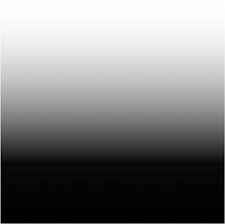
#> input picture Chapter142/blackGradient.jpg, 225 x 224 px
$ jupyter execute Chapter142.ipynb
#> lines starting #> are read from the running program, lines starting #| are printed output that depends on the picture; after the words box and inside, x2 and y2 are one past the last pixel; in counts of white or black regions, pixels touching at a corner belong together
<h1>Chapter 1.4.2 Image Thresholding</h1>

[cell 1]
import cv2
import numpy as np
from matplotlib import pyplot as plt

[cell 2]
# cv2.imread()를 통해 '흑백'으로 이미지 읽어들인다.
img = cv2.imread('blackGradient.jpg',0)
#> img is the input picture: shape (224, 225); min 0, max 255, mean 127.9
ret,thresh1 = cv2.threshold(img,127,255,cv2.THRESH_BINARY)
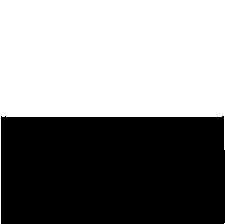
#> thresh1: shape (224, 225); 52.5% white; 1 black region, box (x1, y1, x2, y2) and area: (1, 116, 225, 224) 23938
ret,thresh2 = cv2.threshold(img,127,255,cv2.THRESH_BINARY_INV)
ret,thresh3 = cv2.threshold(img,127,255,cv2.THRESH_TRUNC)
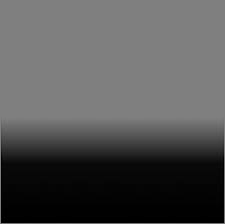
#> thresh3: shape (224, 225); min 0, max 127, mean 83.2
ret,thresh4 = cv2.threshold(img,127,255,cv2.THRESH_TOZERO)
ret,thresh5 = cv2.threshold(img,127,255,cv2.THRESH_TOZERO_INV)
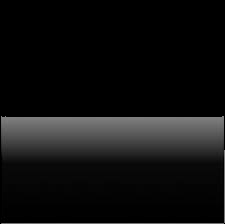
#> thresh5: shape (224, 225); min 0, max 127, mean 16.5
titles = ['Original Image','BINARY','BINARY_INV','TRUNC','TOZERO','TOZERO_INV']
images = [img, thresh1, thresh2, thresh3, thresh4, thresh5]
for i in range(6):
    plt.subplot(2,3,i+1),plt.imshow(images[i],'gray')
    plt.title(titles[i])
    plt.xticks([]),plt.yticks([])

plt.show()

[cell 3]
img = cv2.imread('./Threshold/sIMG_2168.jpg',0)
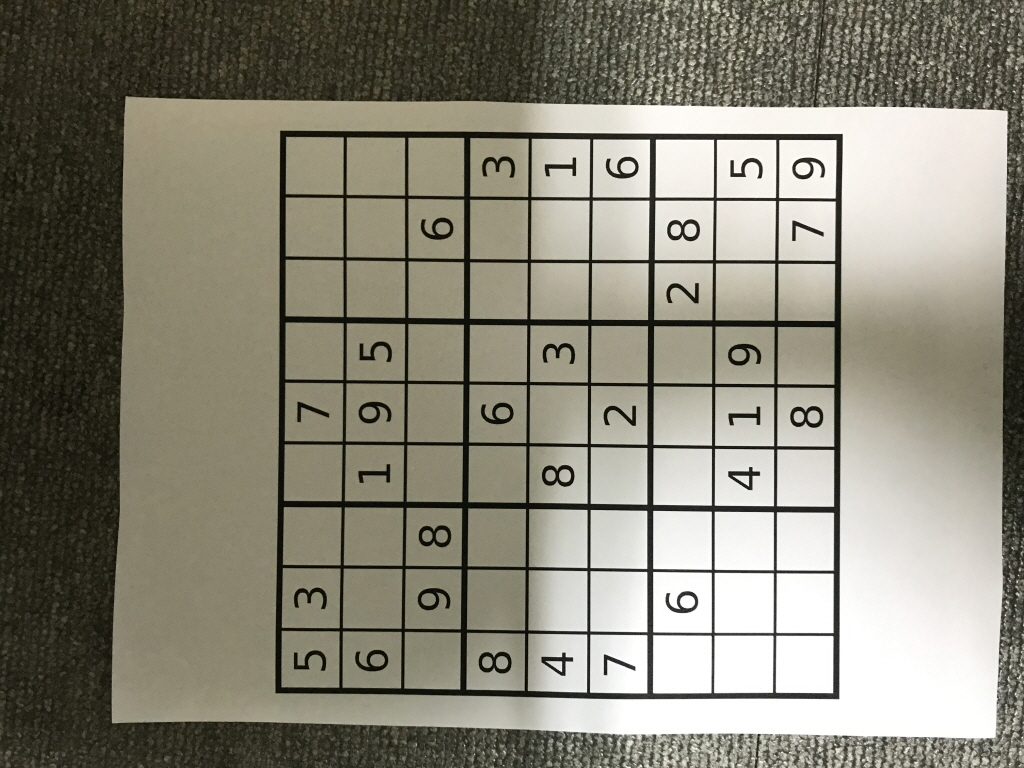
#> input picture Chapter142/Threshold/sIMG_2168.jpg, 1024 x 768 px
#> img: shape (768, 1024); min 2, max 255, mean 133.4
img = cv2.medianBlur(img,5)
ret,th1 = cv2.threshold(img,127,255,cv2.THRESH_BINARY)
#> th1: shape (768, 1024); 64% white; 152 black regions (71 under 20 px), largest, box (x1, y1, x2, y2) and area: (0, 0, 1024, 768) 217949, (275, 130, 843, 699) 51300, (418, 525, 452, 548) 458
th2 = cv2.adaptiveThreshold(img,255,cv2.ADAPTIVE_THRESH_MEAN_C, cv2.THRESH_BINARY,11,2)
#> th2: shape (768, 1024); 77.9% white; 1908 black regions (1496 under 20 px), largest, box (x1, y1, x2, y2) and area: (90, 0, 1024, 768) 53601, (275, 131, 843, 699) 49735, (715, 733, 975, 768) 3942
th3 = cv2.adaptiveThreshold(img,255,cv2.ADAPTIVE_THRESH_GAUSSIAN_C, cv2.THRESH_BINARY,11,2)
#> th3: shape (768, 1024); 80.8% white; 1998 black regions (1327 under 20 px), largest, box (x1, y1, x2, y2) and area: (275, 131, 843, 699) 48667, (99, 0, 1024, 768) 40749, (747, 734, 899, 768) 1958
titles = ['Original Image', 'Global Thresholding (v = 127)',
'Adaptive Mean Thresholding', 'Adaptive Gaussian Thresholding']
images = [img, th1, th2, th3]
for i in range(4):
    plt.subplot(2,2,i+1),plt.imshow(images[i],'gray')
    plt.title(titles[i])
    plt.xticks([]),plt.yticks([])
plt.show()

[cell 4]
# global thresholding
ret1,th1 = cv2.threshold(img,127,255,cv2.THRESH_BINARY)
# Otsu's thresholding
ret2,th2 = cv2.threshold(img,0,255,cv2.THRESH_BINARY+cv2.THRESH_OTSU)
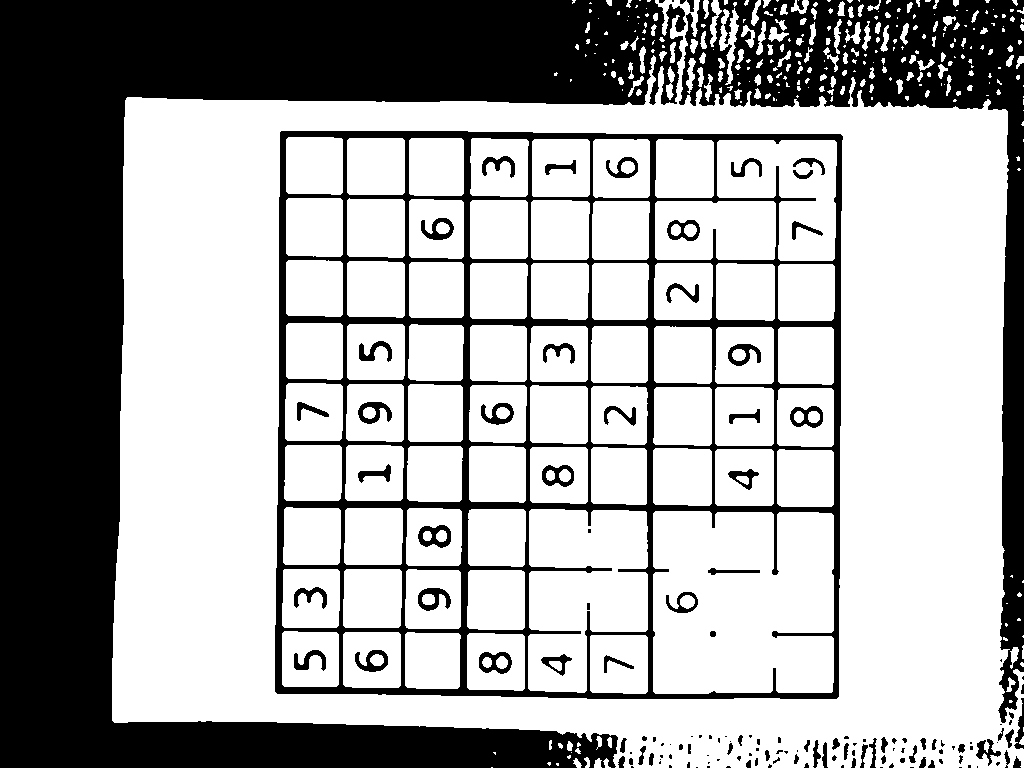
#> th2: shape (768, 1024); 66% white; 146 black regions (67 under 20 px), largest, box (x1, y1, x2, y2) and area: (0, 0, 686, 768) 167152, (275, 131, 843, 699) 48276, (679, 0, 1024, 723) 39731
#> ret2 = 113
# Otsu's thresholding after Gaussian filtering
blur = cv2.GaussianBlur(img,(5,5),0)
ret3,th3 = cv2.threshold(blur,0,255,cv2.THRESH_BINARY+cv2.THRESH_OTSU)
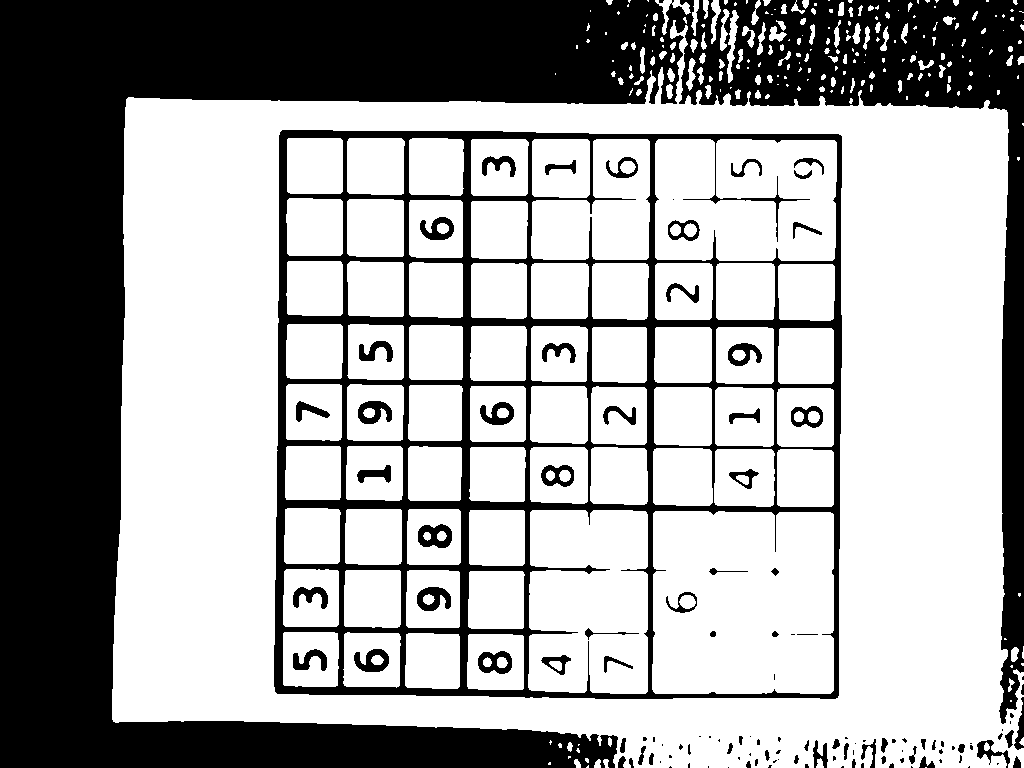
#> th3: shape (768, 1024); 65% white; 123 black regions (55 under 20 px), largest, box (x1, y1, x2, y2) and area: (0, 0, 1024, 768) 210292, (274, 130, 842, 699) 52374, (418, 524, 452, 548) 543
#> ret3 = 115
# plot all the images and their histograms
images = [img, 0, th1,
img, 0, th2,
blur, 0, th3]
titles = ['Original Noisy Image','Histogram','Global Thresholding (v=127)',
'Original Noisy Image','Histogram',"Otsu's Thresholding",
'Gaussian filtered Image','Histogram',"Otsu's Thresholding"]
for i in range(3):
    plt.subplot(3,3,i*3+1),plt.imshow(images[i*3],'gray')
    plt.title(titles[i*3]), plt.xticks([]), plt.yticks([])
    plt.subplot(3,3,i*3+2),plt.hist(images[i*3].ravel(),256)
    plt.title(titles[i*3+1]), plt.xticks([]), plt.yticks([])
    plt.subplot(3,3,i*3+3),plt.imshow(images[i*3+2],'gray')
    plt.title(titles[i*3+2]), plt.xticks([]), plt.yticks([])
plt.show()
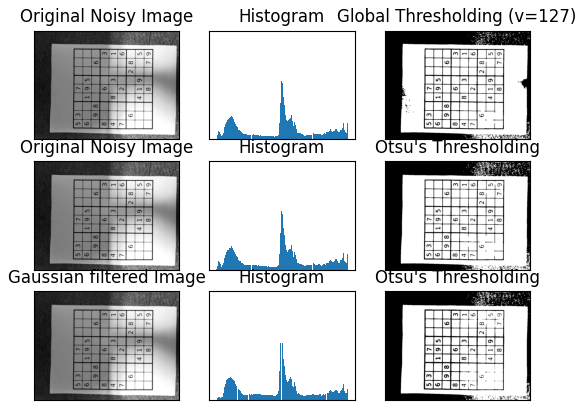
#> figure drawn by matplotlib, 9 panels

[cell 5]
img = cv2.imread('./Threshold/sIMG_2164.jpg',0)
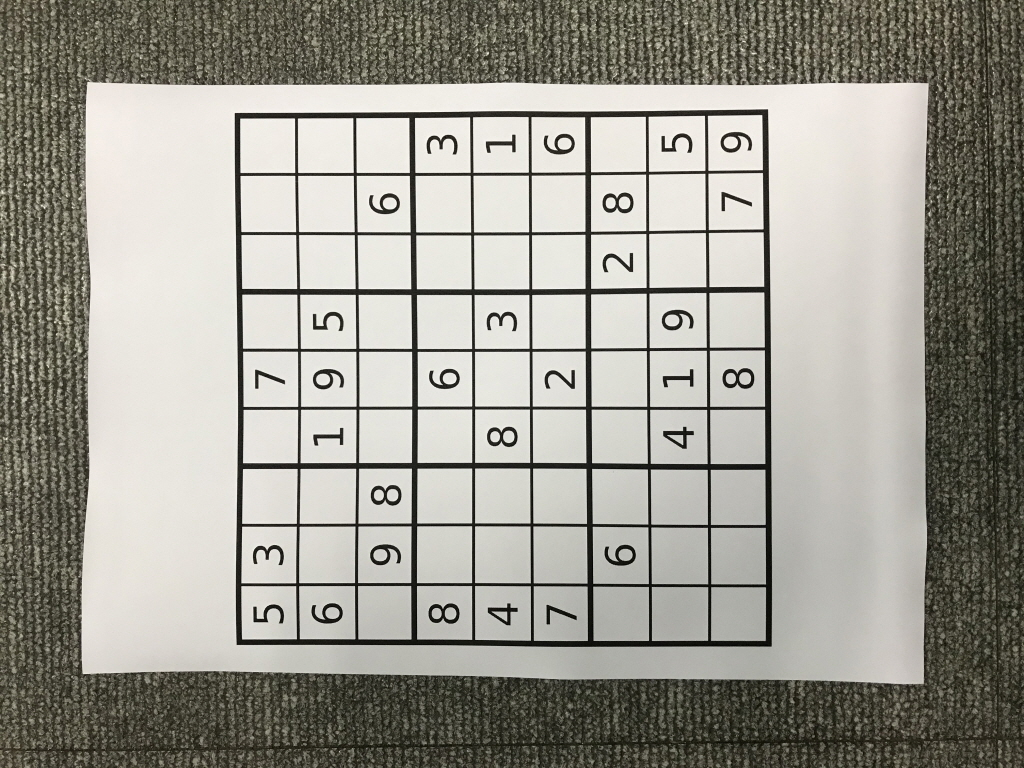
#> input picture Chapter142/Threshold/sIMG_2164.jpg, 1024 x 768 px
#> img: shape (768, 1024); min 3, max 252, mean 154.7
blur = cv2.GaussianBlur(img,(5,5),0)
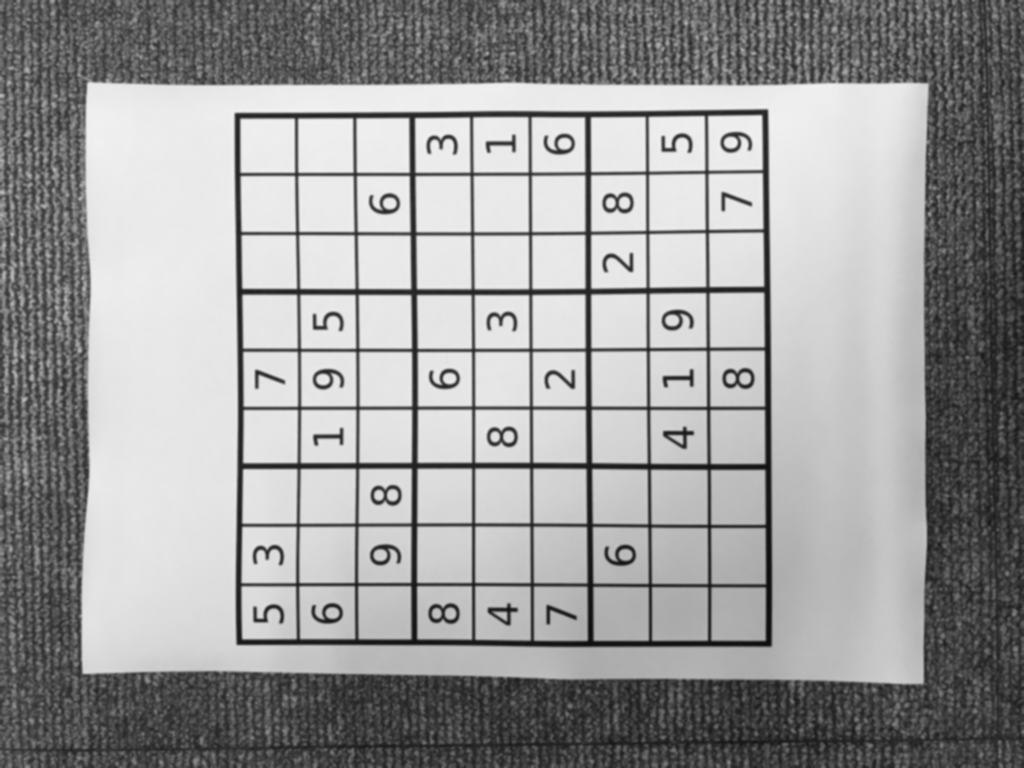
#> blur: shape (768, 1024); min 13, max 242, mean 154.7


hist = cv2.calcHist([blur],[0],None,[256],[0,256])
#> hist = 256 values, max 25892 at index 234, min 0 at index 0, mean 3072
hist_norm = hist.ravel()/hist.max()
#> hist_norm = 256 values, max 1 at index 234, min 0 at index 0, mean 0.119
Q = hist_norm.cumsum()
#> Q = 256 values from 0 to 30.37
bins = np.arange(256)
fn_min = np.inf
thresh = -1
for i in range(1,256):
    p1,p2 = np.hsplit(hist_norm,[i]) # probabilities
    q1,q2 = Q[i],Q[255]-Q[i] # cum sum of classes
    b1,b2 = np.hsplit(bins,[i]) # weights

    # finding means and variances
    m1,m2 = np.sum(p1*b1)/q1, np.sum(p2*b2)/q2
    v1,v2 = np.sum(((b1-m1)**2)*p1)/q1,np.sum(((b2-m2)**2)*p2)/q2

    # calculates the minimization function
    fn = v1*q1 + v2*q2
    if fn < fn_min:
        fn_min = fn
        thresh = i
#> this loop made 255 passes
#> (p1, q1, q2, m1, m2, v1, v2, fn) on passes 13 to 15: ([0, 0, 0, 0, 0, 0, 0, 0, 0, 0, 0, 0, 0], 3.86e-05, 30.37, 0, 154.7, 0, 5059.2, 153666), ([0, 0, 0, 0, 0, 0, 0, 0, 0, 0, 0, 0, 0, 3.86e-05], 0.00305, 30.37, 0.165, 154.7, 2.09, 5059.7, 153665.2), ([0, 0, 0, 0, 0, 0, 0, 0, 0, 0, 0, 0, 0, 3.86e-05, 0.00301], 0.0083, 30.37, 5.14, 154.8, 28.77, 5058.6, 153605.8)
#> (q1, q2, m1, m2, v1, v2, fn, fn_min) on passes 16 to 21: (0.0138, 30.36, 8.78, 154.8, 20.65, 5056.1, 153503.3, 153503.3), (0.0193, 30.35, 10.89, 154.8, 13.62, 5053.5, 153396.9, 153396.9), (0.025, 30.35, 12.1, 154.8, 10.79, 5051.1, 153293.5, 153293.5), (0.032, 30.34, 12.67, 154.9, 11.22, 5048.7, 153186.5, 153186.5), (0.0394, 30.33, 13.67, 154.9, 10.29, 5045.7, 153057.5, 153057.5), (0.046, 30.33, 14.91, 154.9, 8.62, 5042.4, 152923.3, 152923.3)
# find otsu's threshold value with OpenCV function
ret, otsu = cv2.threshold(blur,0,255,cv2.THRESH_BINARY+cv2.THRESH_OTSU)
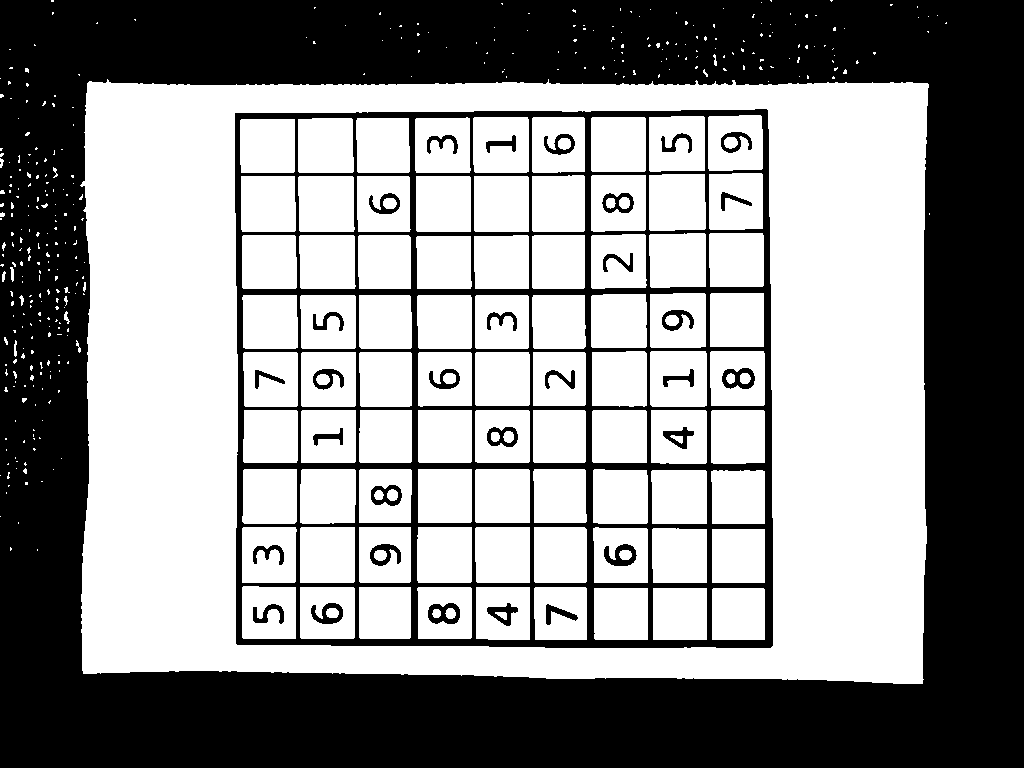
#> otsu: shape (768, 1024); 56.4% white; 33 black regions (1 under 20 px), largest, box (x1, y1, x2, y2) and area: (0, 0, 1024, 768) 287186, (235, 109, 773, 648) 47541, (428, 603, 460, 624) 403
print(thresh,ret)
#| 147 146.0
